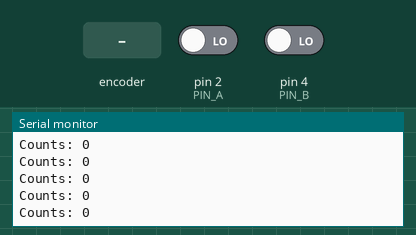
A sketch run on a simulated Arduino Uno, built with avr-gcc and run on an emulated ATmega328P. On the bench: the last lines printed to the serial monitor. Inputs (shaded band) come from the test bench; at power-on: pin 2 (PIN_A) LOW, pin 4 (PIN_B) LOW.

Above: at 1.2 s.
1.3 s: rotary encoder on pin 2 (PIN_A) / pin 4 (PIN_B) turned 2 steps (second pin leading)
At 2.4 s:
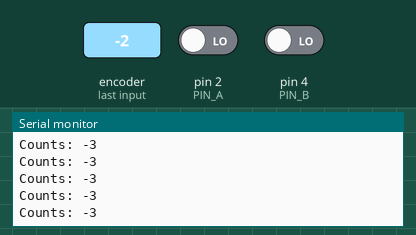
4.7 s: rotary encoder on pin 2 (PIN_A) / pin 4 (PIN_B) turned 3 steps (first pin leading)
At 5.8 s:
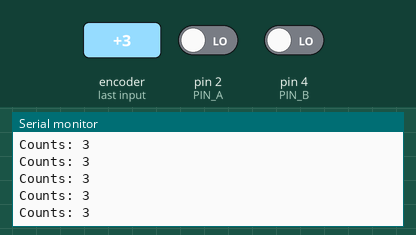
Timing chart, 0 to 7.7 s (numbered marks = the images above; inputs shaded):
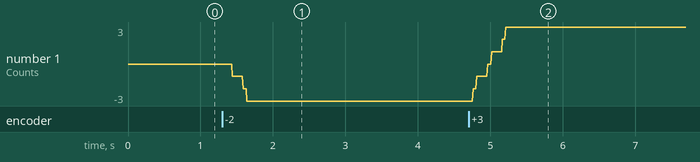

Measured:
- after the input at 1.3 s, the serial monitor: prints a new line after 0.14 s (image 1)
- after the input at 4.7 s, the serial monitor: prints a new line after 0.06 s (image 2)
- plotted number 1: 0 → -3 after the input at 1.3 s, -3 → 3 after the input at 4.7 s

The sketch:

rotary_encoder.ino
```cpp
/*
 * Read the position of a rotary encoder using interrupts, and print
 * to Serial monitor. Designed with the Arduino IDE for Arduino Uno.
 *
 * Author: Josiah Smith
 * Email: jsmith2@mines.edu
 *
 * Wiring: See README for details
 */

// Define pins for encoder
const int PIN_A = 2;
const int PIN_B = 4;

int encCounts = 0;

void setup() {
  Serial.begin(9600);

  pinMode(PIN_A, INPUT);
  pinMode(PIN_B, INPUT);

  // Set interrupt for pin A if state changes
  attachInterrupt(digitalPinToInterrupt(PIN_A), updateState, CHANGE);
}

/*
 * ISR for pin A. Determines encoder direction, and increments
 * the encoder count.
 */
void updateState() {
  byte a = digitalRead(PIN_A);
  byte b = digitalRead(PIN_B);

  // Determine if a occurs first (cw) or
  // if b has already occurred first (ccw)
  if (a == b) {
    encCounts -= 1;
  } else {
    encCounts += 1;
  }

  // Add delay to smooth counter response
  delay(1);
}

/*
 * Program main loop
 */
void loop() {
  // Print the current position of the encoder
  Serial.print("Counts: ");
  Serial.println(encCounts);
}
```
